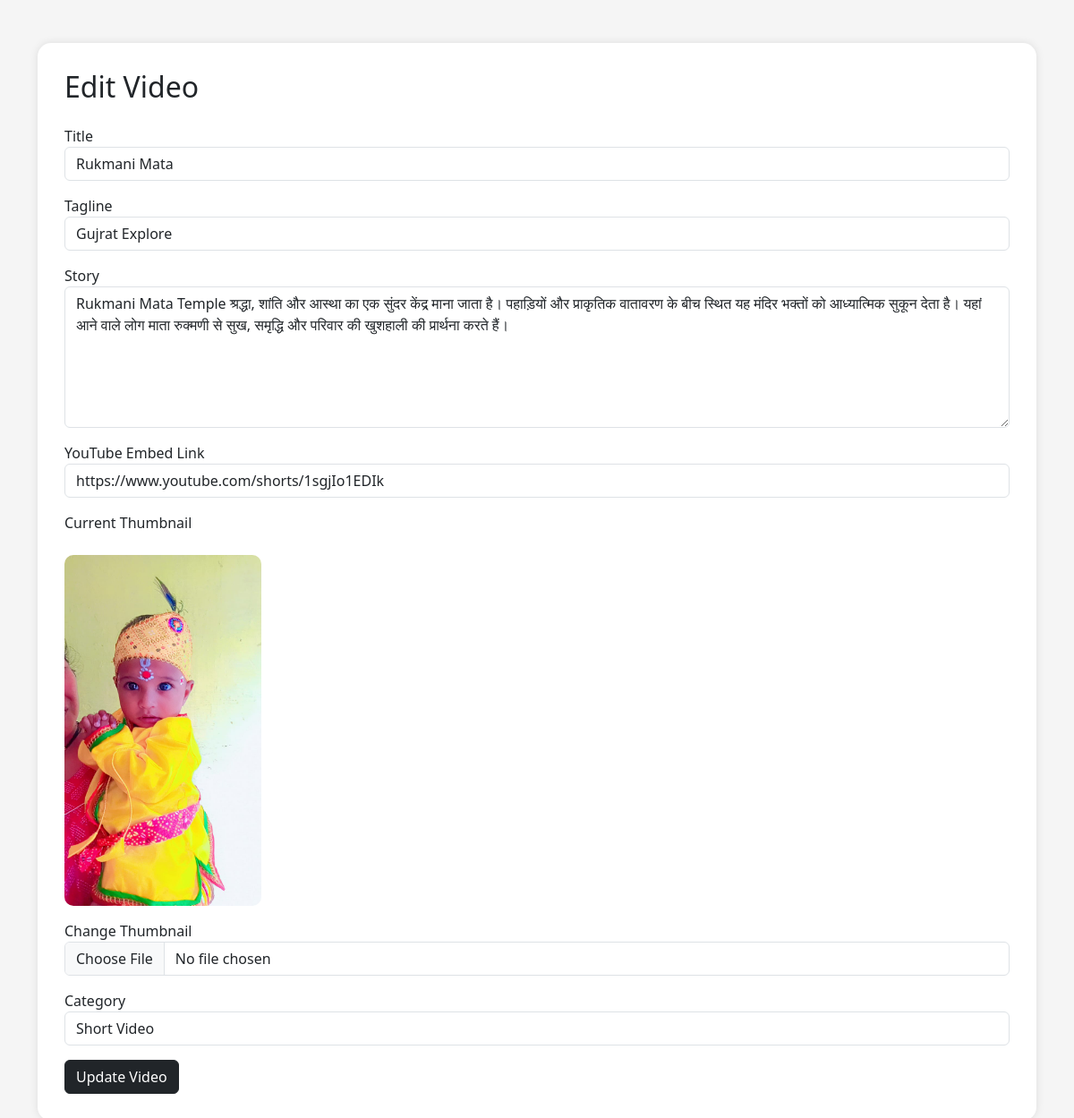
Screenshot of /admin/edit-video.php?id=4 (signed in) with the database file from the repository.
### tables this page shows
CREATE TABLE `videos` (
  `id` int NOT NULL,
  `title` varchar(255) DEFAULT NULL,
  `tagline` varchar(255) DEFAULT NULL,
  `story` text,
  `youtube_link` text,
  `thumbnail` varchar(255) DEFAULT NULL,
  `category` varchar(100) DEFAULT NULL,
  `views` int DEFAULT '0',
  `created_at` timestamp NULL DEFAULT CURRENT_TIMESTAMP,
  `slug` varchar(255) DEFAULT NULL,
  `status` enum('draft','published') DEFAULT 'published',
  `is_featured` tinyint(1) DEFAULT '0'
);

### admin/edit-video.php (the view, shortened to what this page needs)
<?php
include '../includes/config.php';
$id = $_GET['id'];
$query = mysqli_query($conn,
"SELECT * FROM videos
WHERE id='$id'");
$row = mysqli_fetch_assoc($query);
?>
<!DOCTYPE html>
<html>
<head>
<link href="https://cdn.jsdelivr.net/npm/bootstrap@5.3.3/dist/css/bootstrap.min.css"
rel="stylesheet">
</head>
<body>
<div class="container mt-5 mb-5">
<div class="edit-box">
<h2 class="mb-4">
Edit Video
</h2>
<form method="POST"
enctype="multipart/form-data">
<div class="mb-3">
<label>Title</label>
<input type="text"
name="title"
class="form-control"
value="<?php echo $row['title']; ?>"
required>
</div>
<div class="mb-3">
<label>Tagline</label>
<input type="text"
name="tagline"
class="form-control"
value="<?php echo $row['tagline']; ?>">
</div>
<div class="mb-3">
<label>Story</label>
<textarea
name="story"
class="form-control"
rows="6"><?php echo $row['story']; ?></textarea>
</div>
<div class="mb-3">
<label>YouTube Embed Link</label>
<input type="text"
name="youtube"
class="form-control"
value="<?php echo $row['youtube_link']; ?>">
</div>
<div class="mb-3">
<label>Current Thumbnail</label>
<br><br>
<img src="../uploads/<?php
echo $row['thumbnail'];
?>"
class="thumb">
</div>
<div class="mb-3">
<label>Change Thumbnail</label>
<input type="file"
name="thumbnail"
class="form-control">
</div>
<div class="mb-3">
<label>Category</label>
<select
name="category"
class="form-control">
<option <?php
if($row['category']=="Short Video")
echo "selected";
?>>
Short Video
</option>
</select>
</div>
<button
name="update"
class="btn btn-dark">
Update Video
</button>
</form>
</div>
</div>
</body>
</html>

### admin/edit-video.php (style rules this page uses)
body { background:#f5f5f5; }
.edit-box { background:white; padding:30px; border-radius:15px; box-shadow:0 0 10px rgba(0,0,0,0.1); }
.thumb { width:220px; border-radius:10px; }

### rows the page displays
videos: title "Rukmani Mata", tagline "Gujrat Explore", story "Rukmani Mata Temple श्रद्धा, शांति और आस्था का एक सुंदर केंद्र माना जाता है। पहाड़ियों और प्राकृतिक वातावरण के बीच स्थित यह मंदिर भक्तों को आध्यात्मिक सुकून देता है। यहां आने वाले लोग माता रुक्मणी से सुख, समृद्धि और परिवार की खुशहाली की प्रार्थना करते हैं।", youtube "https://www.youtube.com/shorts/1sgjIo1EDIk", thumbnail (picture), category "Short Video"
